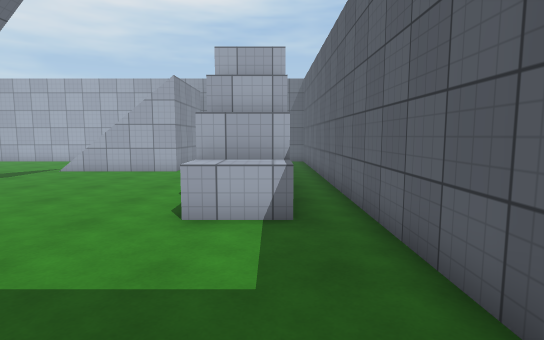
[1] (above)

15 first-person views from a walk through a 3-D level made in the Unity game engine. The camera is 1.5 m above the floor, tilts 6° down and sees 80° across. The floor is counted in squares, 1 m on a side. Each view is taken from the middle of a square. On the plan, view 1 faces up. The plan holds only what a view shows up to about 15 squares ahead; the rest is blank. The place goes on beyond the plan. Surface patterns are stand-ins for the level's own textures.

[2]
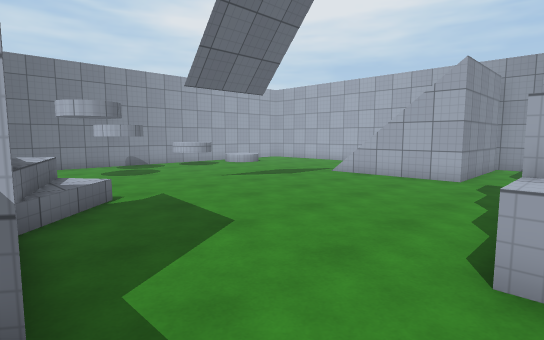

[3]
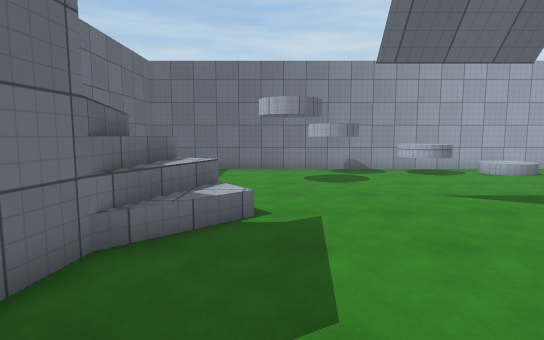

[4]
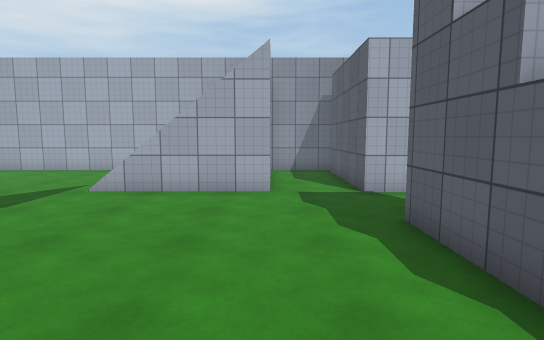

[5]
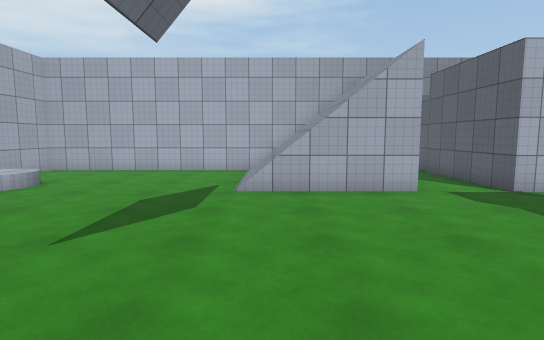

[6]
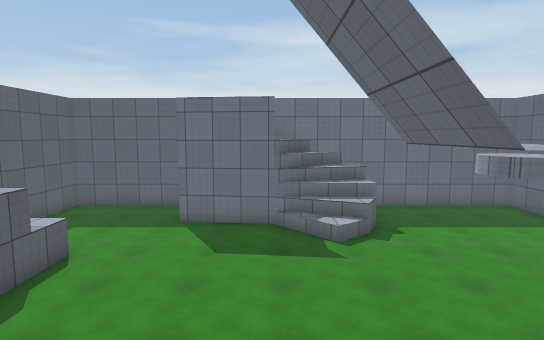

[7]
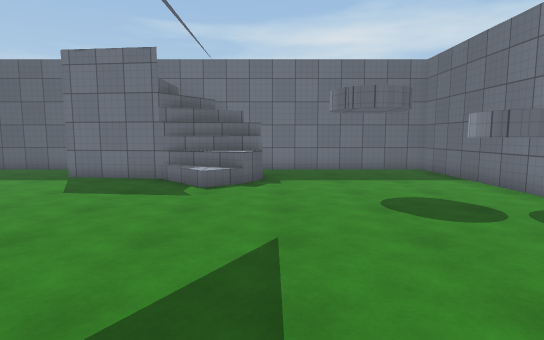

[8]
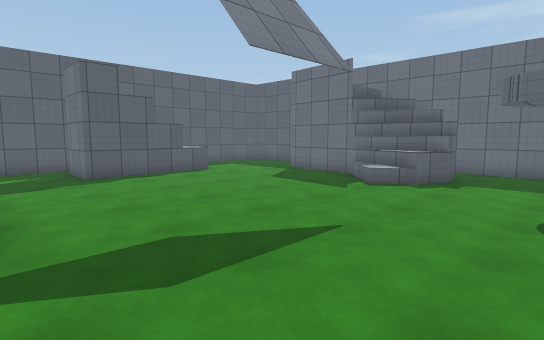

[9]
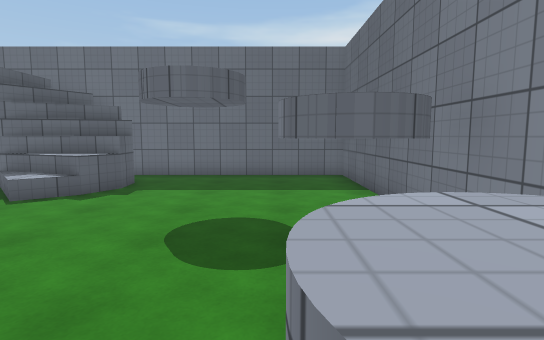

[10]
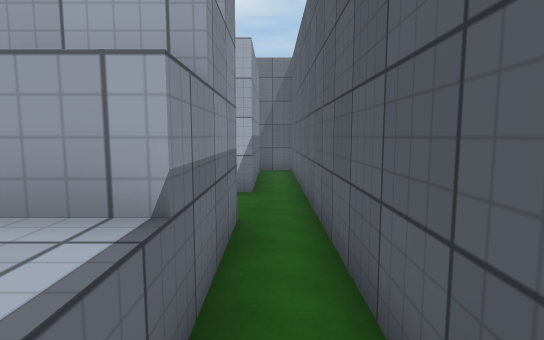

[11]
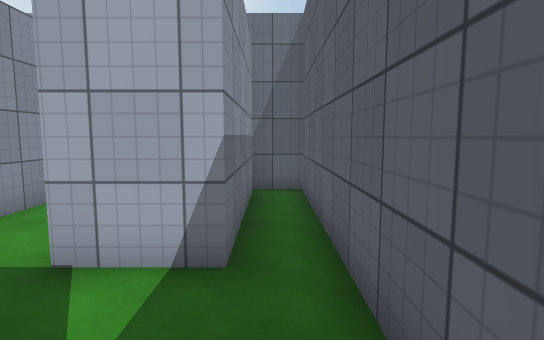

[12]
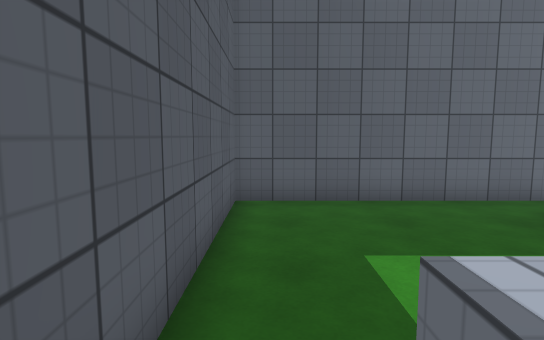

[13]
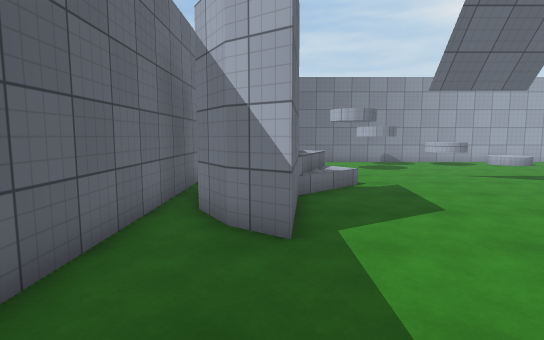

[14]
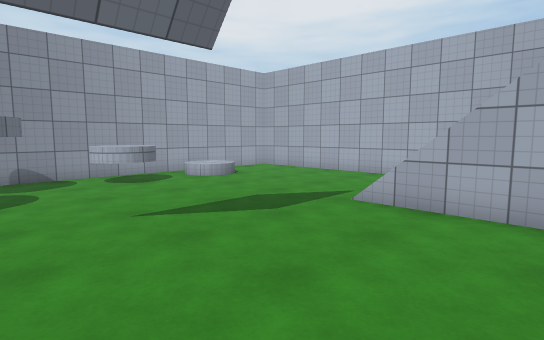

[15]
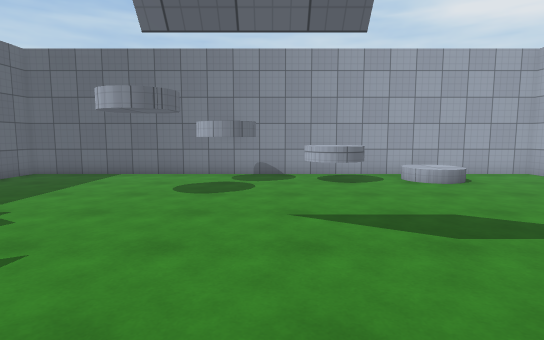

### Floor plan
Key: @ floor where view 1 was taken; # wall or solid block; . main floor; : floor 1 m higher than the main floor; + floor 4.5 m higher than the main floor; / step, stairs or slope; = window, fence, low wall or low ledge; ^ raised ledge; O other object.
Columns run from 18 left of view 1 to 2 right of it. Each row starts with its distance up from view 1.
 19 #####################
 18 #........//////..##.#
 17 #........//////..##.#
 16 #........//////..##.#
 15 #.O......//////..##.#
 14 #.O....../////=..##.#
 13 #...................#
 12 #.^.................#
 11 #^^^................#
 10 #.^..............##.#
  9 #................##.#
  8 ####.............##.#
  7 ####.............##.#
  6 #................^^.#
  5 #...................#
  4 #.......///.........#
  3 #.......:///........#
  2 #......./////+/.....#
  1 #.......#////#......#
  0 #.........#=......@.#
 -1 #####################

Where each view was taken, in squares from view 1:
view 1: 0 up, 0 right, facing up
view 2: 2 up, 1 left, facing up-left
view 3: 5 up, 3 left, facing left
view 4: 5 up, 4 left, facing up
view 5: 5 up, 8 left, facing up
view 6: 14 up, 7 left, facing down
view 7: 14 up, 11 left, facing down
view 8: 14 up, 14 left, facing down-right
view 9: 12 up, 15 left, facing down
view 10: 5 up, 1 right, facing up
view 11: 10 up, 1 right, facing up
view 12: 7 up, 1 right, facing down
view 13: 2 up, 1 right, facing left
view 14: 7 up, 5 left, facing up-left
view 15: 9 up, 5 left, facing left
